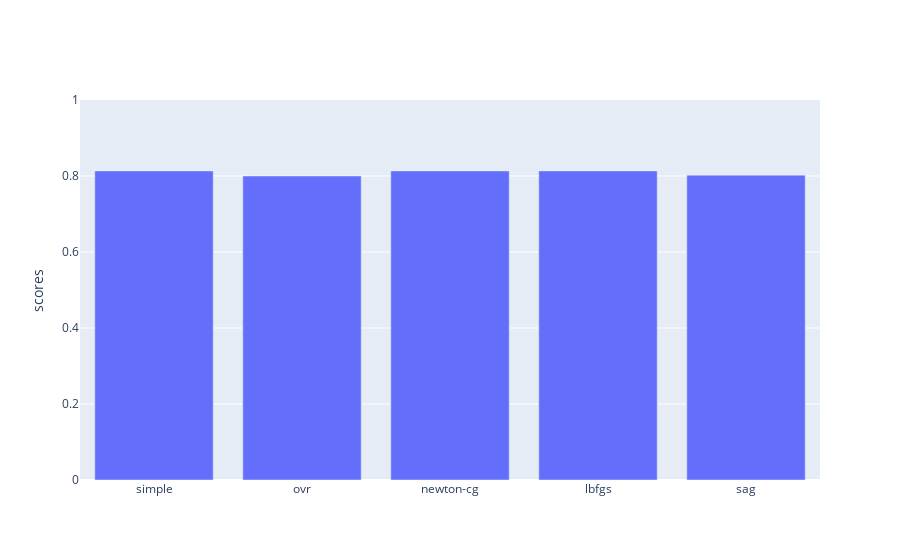

The notebook cell this image was saved under:
### Code cell
fig = compare_models(models, X, y)
fig.update_yaxes(range=[0,1], title="scores")

### Figure 1 — Plotly figure (JSON) as saved in the notebook; plotly's stock layout.template omitted (floating-point values rounded to 4 significant figures)
{"data": [{"name": "Scores", "type": "bar", "x": ["simple", "ovr", "newton-cg", "lbfgs", "sag"], "y": [0.8133, 0.8, 0.8133, 0.8133, 0.8022]}], "layout": {"yaxis": {"range": [0, 1], "title": {"text": "scores"}}}}
